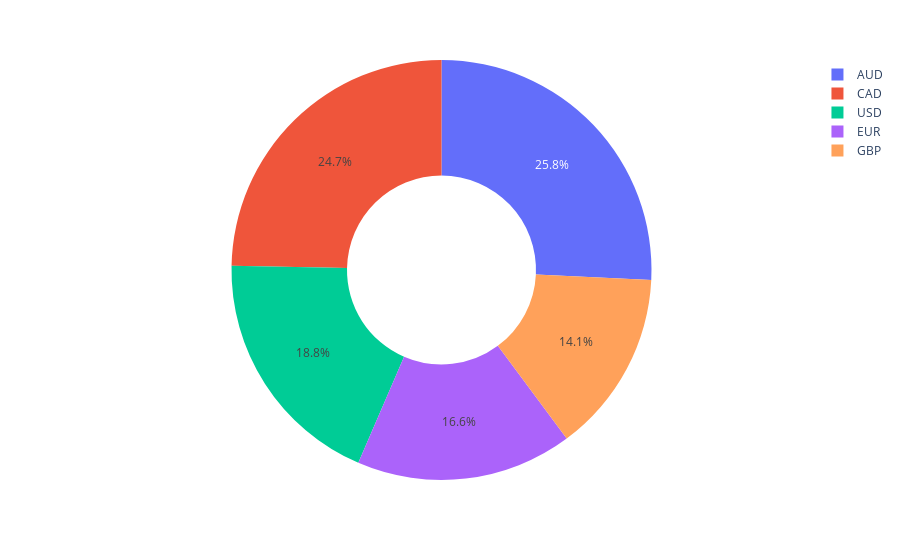

The code cell stored with this chart in its notebook:
### Code cell
px.pie(exchange_rates,names = "Currency",values = "Exchange",hole=0.45)

### Figure 1 — Plotly figure (JSON) as saved in the notebook; plotly's stock layout.template omitted (floating-point values rounded to 4 significant figures; data arrays with more than 128 entries replaced by an {"elided": "..."} marker saying what was removed)
{"data": [{"domain": {"x": [0, 1], "y": [0, 1]}, "hole": 0.45, "hovertemplate": "Currency=%{label}<br>Exchange=%{value}<extra></extra>", "labels": {"elided": "11215 str values"}, "legendgroup": "", "name": "", "showlegend": true, "type": "pie", "values": {"elided": "11215 float values"}}], "layout": {"legend": {"tracegroupgap": 0}, "margin": {"t": 60}}}
